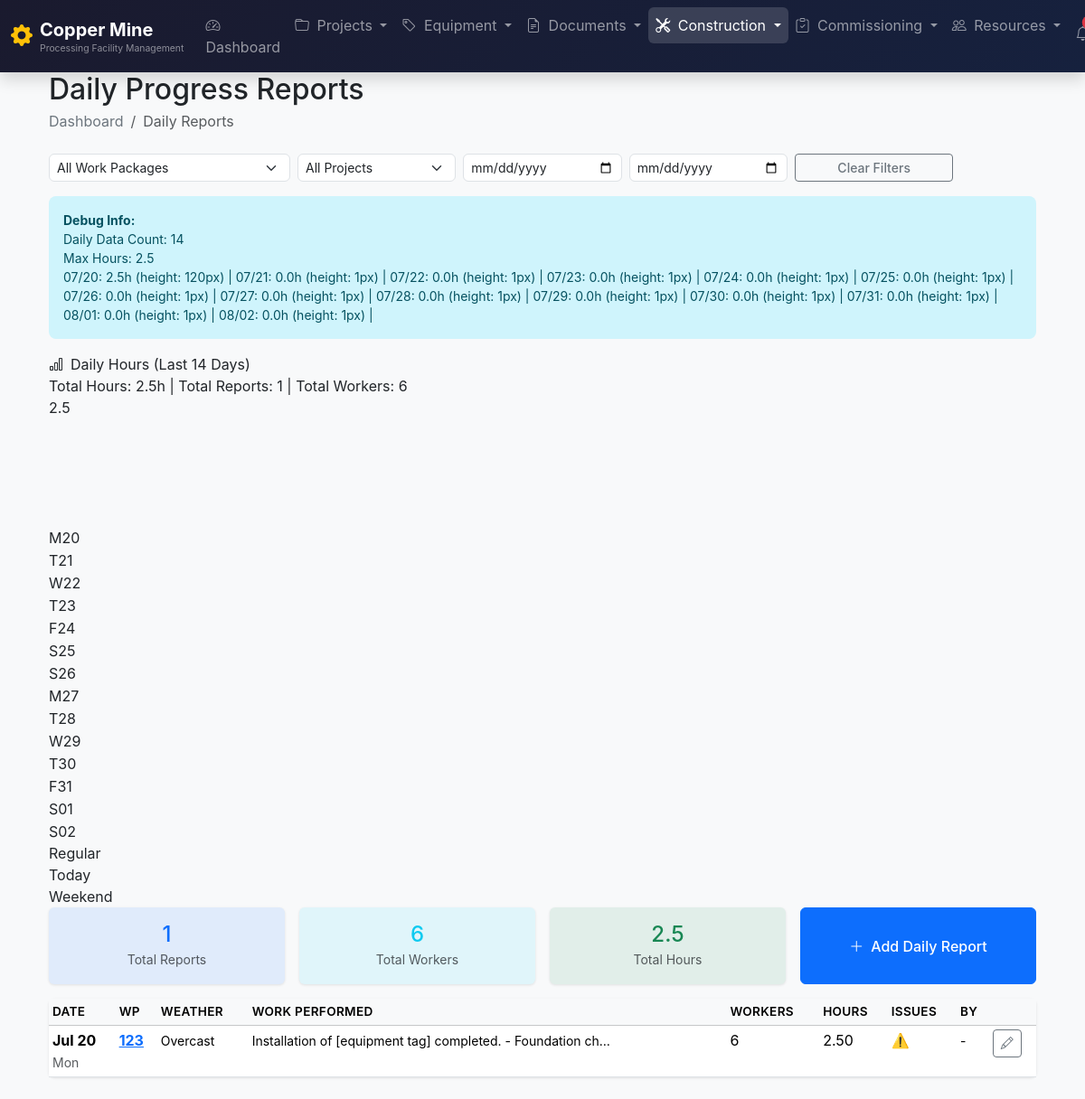
Screenshot of /construction/daily-proccess2/ (signed in) with the database file from the repository.
### construction/models.py (models this page shows, shortened)
class DailyProgressReport(models.Model):
	work_package = models.ForeignKey(
			WorkPackage, on_delete=models.CASCADE, related_name='daily_reports'
			)
	report_date = models.DateField()
	reported_by = models.ForeignKey(
			User, on_delete=models.SET_NULL, null=True, related_name='daily_reports'
			)
	work_performed_description = models.TextField()
	issues_encountered = models.TextField(blank=True)
	weather_conditions = models.CharField(max_length=200, blank=True)
	temperature_celsius = models.IntegerField(null=True, blank=True)
	manpower_count = models.PositiveIntegerField(default=0)
	hours_worked = models.DecimalField(max_digits=6, decimal_places=2, null=True, blank=True)
	is_approved = models.BooleanField(default=False)
	approved_by = models.ForeignKey(
			User, on_delete=models.SET_NULL, null=True, blank=True,
			related_name='approved_reports'
			)
	created_at = models.DateTimeField(auto_now_add=True)
	updated_at = models.DateTimeField(auto_now=True)
	class Meta:
		unique_together = ['work_package', 'report_date']
		ordering = ['-report_date']
		verbose_name = 'Daily Progress Report'
		verbose_name_plural = 'Daily Progress Reports'

class WorkPackage(models.Model):
	class Status(models.TextChoices):
		NOT_STARTED = 'NSTA', 'Not Started'
		MOBILIZING = 'MOB', 'Mobilizing'
		IN_PROGRESS = 'IPRO', 'In Progress'
		COMPLETE = 'COMP', 'Complete'
		ON_HOLD = 'HOLD', 'On Hold'
	project = models.ForeignKey(
			'core.Project', on_delete=models.CASCADE, related_name='work_packages'
			)
	code = models.CharField(max_length=50)
	name = models.CharField(max_length=500)
	area = models.ForeignKey(
			'core.Area', on_delete=models.PROTECT, related_name='work_packages'
			)
	system = models.ForeignKey(
			'core.System', on_delete=models.SET_NULL, null=True, blank=True,
			related_name='work_packages'
			)
	description = models.TextField(blank=True)
	supervisor = models.ForeignKey(
			User, on_delete=models.SET_NULL, null=True, blank=True,
			related_name='supervised_work_packages'
			)
	contractor = models.CharField(
			max_length=255, blank=True, help_text="Company executing the work"
			)
	planned_start = models.DateField()
	planned_finish = models.DateField()
	actual_start = models.DateField(null=True, blank=True)
	actual_finish = models.DateField(null=True, blank=True)
	status = models.CharField(max_length=4, choices=Status.choices, default=Status.NOT_STARTED)
	percent_complete = models.DecimalField(max_digits=5, decimal_places=2, default=0.00)
	priority = models.PositiveSmallIntegerField(default=3, help_text="1=Highest, 5=Lowest")
	notes = models.TextField(blank=True)
	created_at = models.DateTimeField(auto_now_add=True)
	updated_at = models.DateTimeField(auto_now=True)
	class Meta:
		ordering = ['code']
		verbose_name = 'Work Package'
		verbose_name_plural = 'Work Packages'

### construction/views.py (the view)
# urls.py: path('daily-proccess2/', DailyProgressReportListView2.as_view(), name='daily_report_list2'),
class DailyProgressReportListView2(LoginRequiredMixin, generic.ListView):
	model = DailyProgressReport
	template_name = 'construction/daily_report_list2.html'
	context_object_name = 'reports'
	paginate_by = 25
	def get_queryset(self):
		queryset = DailyProgressReport.objects.select_related(
				'work_package__project', 'work_package__area', 'reported_by'
				)
		work_package_id = self.request.GET.get('work_package')
		if work_package_id:
			queryset = queryset.filter(work_package_id=work_package_id)
		project_id = self.request.GET.get('project')
		if project_id:
			queryset = queryset.filter(work_package__project_id=project_id)
		date_from = self.request.GET.get('date_from')
		if date_from:
			queryset = queryset.filter(report_date__gte=date_from)
		date_to = self.request.GET.get('date_to')
		if date_to:
			queryset = queryset.filter(report_date__lte=date_to)
		return queryset.order_by('-report_date', '-created_at')
	def get_context_data(self, **kwargs):
		context = super().get_context_data(**kwargs)
		base_queryset = DailyProgressReport.objects.all()
		work_package_id = self.request.GET.get('work_package')
		if work_package_id:
			base_queryset = base_queryset.filter(work_package_id=work_package_id)
		project_id = self.request.GET.get('project')
		if project_id:
			base_queryset = base_queryset.filter(work_package__project_id=project_id)
		stats = base_queryset.aggregate(
				total_reports=Count('id'),
				total_manpower=Sum('manpower_count'),
				total_hours=Sum('hours_worked'),
				)
		context['total_reports'] = stats['total_reports'] or 0
		context['total_manpower'] = stats['total_manpower'] or 0
		context['total_hours'] = stats['total_hours'] or 0
		today = timezone.now().date()
		daily_data = []
		max_hours = 1  # Start with 1 to avoid division by zero
		for i in range(13, -1, -1):
			day = today - timedelta(days=i)
			day_reports = base_queryset.filter(report_date=day)
			day_stats = day_reports.aggregate(
					hours=Sum('hours_worked'),
					manpower=Sum('manpower_count'),
					reports=Count('id')
					)
			hours = float(day_stats['hours'] or 0)
			daily_data.append({
					'date': day,
					'day_name': day.strftime('%a'),
					'day_number': day.strftime('%d'),
					'hours': hours,
					'manpower': int(day_stats['manpower'] or 0),
					'reports': day_stats['reports'] or 0,
					'is_today': day == today,
					'is_weekend': day.weekday() >= 5,
					})
			if hours > max_hours:
				max_hours = hours
		max_height = 120
		for day in daily_data:
			if day['hours'] > 0:
				day['bar_height'] = max(4, int((day['hours'] / max_hours) * max_height))
			else:
				day['bar_height'] = 1
		context['daily_data'] = daily_data
		context['max_hours'] = max_hours
		context['work_packages'] = WorkPackage.objects.filter(status__in=['IPRO', 'MOB']).select_related('project')
		context['projects'] = Project.objects.all()
		return context

### templates/construction/daily_report_list2.html (shortened to what this page needs)
{% extends 'base.html' %}
{% load static %}
{% block content %}
<div class="container-fluid py-4">
    <h2 class="mb-1">Daily Progress Reports</h2>
    <nav aria-label="breadcrumb" class="mb-4">
        <ol class="breadcrumb">
            <li class="breadcrumb-item"><a href="{% url 'dashboard' %}">Dashboard</a></li>
            <li class="breadcrumb-item active">Daily Reports</li>
        </ol>
    </nav>
    <div class="row g-2 mb-3">
        <div class="col-md-3">
            <select class="form-select form-select-sm" onchange="filterParam('work_package', this.value)">
                <option value="">All Work Packages</option>
            </select>
        </div>
        <div class="col-md-2">
            <select class="form-select form-select-sm" onchange="filterParam('project', this.value)">
                <option value="">All Projects</option>
            </select>
        </div>
        <div class="col-md-2">
            <input type="date" class="form-control form-control-sm"
                   value="{{ request.GET.date_from }}"
                   onchange="filterParam('date_from', this.value)"
                   placeholder="From">
        </div>
        <div class="col-md-2">
            <input type="date" class="form-control form-control-sm"
                   value="{{ request.GET.date_to }}"
                   onchange="filterParam('date_to', this.value)"
                   placeholder="To">
        </div>
        <div class="col-md-2">
            <a href="{% url 'construction:daily_report_list' %}" class="btn btn-outline-secondary btn-sm w-100">
                Clear Filters
            </a>
        </div>
    </div>
    <div class="alert alert-info small mb-3">
        <strong>Debug Info:</strong><br>
        Daily Data Count: {{ daily_data|length }}<br>
        Max Hours: {{ max_hours }}<br>
        {% for day in daily_data %}
        {{ day.date|date:'m/d' }}: {{ day.hours }}h (height: {{ day.bar_height }}px) |
        {% endfor %}
    </div>
    <div class="chart-container">
        <div class="chart-title">
            <i class="bi bi-bar-chart me-2"></i>Daily Hours (Last 14 Days)
        </div>
        <div class="chart-subtitle">
            Total Hours: {{ total_hours|floatformat:1 }}h |
            Total Reports: {{ total_reports }} |
            Total Workers: {{ total_manpower }}
        </div>
        <div class="bar-chart">
            {% for day in daily_data %}
            <div class="bar-wrapper">
                <div class="bar-value">
                    {% if day.hours > 0 %}{{ day.hours|floatformat:1 }}{% endif %}
                </div>
                <div class="bar"
                     style="height: {{ day.bar_height }}px;"
                     title="{{ day.date|date:'M d, Y' }} - {{ day.hours|floatformat:1 }}h | {{ day.reports }} reports | {{ day.manpower }} workers">
                </div>
                <div class="bar-label">{{ day.day_name|slice:":1" }}{{ day.day_number }}</div>
            </div>
            {% endfor %}
        </div>
        <div class="chart-legend">
            <div class="legend-item">
                 Regular
            </div>
            <div class="legend-item">
                 Today
            </div>
            <div class="legend-item">
                 Weekend
            </div>
        </div>
    </div>
    <div class="row g-3 mb-3">
        <div class="col-md-3">
            <div class="card bg-primary bg-opacity-10 border-primary">
                <div class="card-body text-center py-3">
                    <h4 class="text-primary mb-0">{{ total_reports }}</h4>
                    <small class="text-muted">Total Reports</small>
                </div>
            </div>
        </div>
        <div class="col-md-3">
            <div class="card bg-info bg-opacity-10 border-info">
                <div class="card-body text-center py-3">
                    <h4 class="text-info mb-0">{{ total_manpower }}</h4>
                    <small class="text-muted">Total Workers</small>
                </div>
            </div>
        </div>
        <div class="col-md-3">
            <div class="card bg-success bg-opacity-10 border-success">
                <div class="card-body text-center py-3">
                    <h4 class="text-success mb-0">{{ total_hours|floatformat:1 }}</h4>
                    <small class="text-muted">Total Hours</small>
                </div>
            </div>
        </div>
        <div class="col-md-3">
            <a href="{% url 'construction:daily_report_create' %}" class="btn btn-primary w-100 h-100 d-flex align-items-center justify-content-center">
                <i class="bi bi-plus-lg me-2"></i> Add Daily Report
            </a>
        </div>
    </div>
    {% if reports %}
    <div class="card">
        <div class="table-responsive">
            <table class="table table-hover table-sm mb-0">
                <thead class="table-light">
                <tr>
                    <th>Date</th>
                    <th>WP</th>
                    <th>Weather</th>
                    <th>Work Performed</th>
                    <th>Workers</th>
                    <th>Hours</th>
                    <th>Issues</th>
                    <th>By</th>
                    <th></th>
                </tr>
                </thead>
                <tbody>
                {% for report in reports %}
                <tr>
                    <td>
                        <strong>{{ report.report_date|date:"M d" }}</strong>
                        <br><small class="text-muted">{{ report.report_date|date:"D" }}</small>
                    </td>
                    <td><a href="{% url 'construction:work_package_detail' report.work_package.pk %}"><strong>{{ report.work_package.code }}</strong></a></td>
                    <td><small>{{ report.weather_conditions|default:"-" }}</small></td>
                    <td><small>{{ report.work_performed_description|truncatechars:60 }}</small></td>
                    <td>{{ report.manpower_count }}</td>
                    <td>{{ report.hours_worked|default:"-" }}</td>
                    <td>{% if report.issues_encountered %}<span class="text-warning">⚠️</span>{% else %}<span class="text-success">✓</span>{% endif %}</td>
                    <td><small>{{ report.reported_by.get_full_name|default:"-"|truncatechars:15 }}</small></td>
                    <td>
                        <a href="#" class="btn btn-sm btn-outline-secondary">
                            <i class="bi bi-pencil"></i>
                        </a>
                    </td>
                </tr>
                {% endfor %}
                </tbody>
            </table>
        </div>
    </div>
    {% endif %}
</div>
{% endblock %}

### templates/base.html (style rules this page uses)
body { background-color: #f5f6fa; font-family: -apple-system, BlinkMacSystemFont, 'Segoe UI', Roboto, 'Helvetica Neue', Arial, sans-serif; }
.breadcrumb { background: transparent; padding: 0; margin-bottom: 0; }
.breadcrumb-item a { color: #6c757d; text-decoration: none; }
.card { border: none; box-shadow: 0 1px 3px rgba(0,0,0,0.1); }
.btn { font-weight: 500; }
.alert { border: none; border-radius: 0.5rem; }
.form-control, .form-select { border-radius: 0.375rem; }
.table th { font-weight: 600; font-size: 0.85rem; text-transform: uppercase; letter-spacing: 0.3px; }

### rows the page displays
DailyProgressReport: report_date "Jul 20", report_date "Mon", work_package.code "123", weather_conditions "Overcast", work_performed_description "Installation of [equipment tag] completed. - Foundation ch…", manpower_count "6", hours_worked "2.50", reported_by.get_full_name "-"

### other values shown
{{ daily_data|length }} "14"
{{ max_hours }} "2.5"
{{ day.date|date:'m/d' }} "07/20" "07/21" "07/22" "07/23" "07/24" "07/25" "07/26" "07/27" "07/28" "07/29" "07/30" "07/31" "08/01" "08/02"
{{ day.hours }} "2.5" "0.0" "0.0" "0.0" "0.0" "0.0" "0.0" "0.0" "0.0" "0.0" "0.0" "0.0" "0.0" "0.0"
{{ day.bar_height }} "120" "1" "1" "1" "1" "1" "1" "1" "1" "1" "1" "1" "1" "1"
{{ total_hours|floatformat:1 }} "2.5"
{{ total_reports }} "1"
{{ total_manpower }} "6"
{{ day.hours|floatformat:1 }} "2.5"
{{ day.day_name|slice:":1" }} "M" "T" "W" "T" "F" "S" "S" "M" "T" "W" "T" "F" "S" "S"
{{ day.day_number }} "20" "21" "22" "23" "24" "25" "26" "27" "28" "29" "30" "31" "01" "02"
